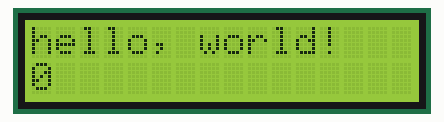
A sketch run on a simulated Arduino Mega 2560, built with avr-gcc and run on an emulated ATmega2560. On the bench: 16×2 character LCD.

Above: at 0.1 s.
At 4.1 s:
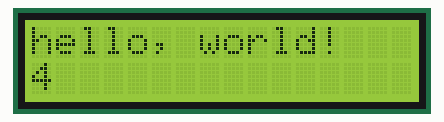
At 9.1 s:
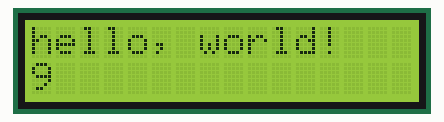
At 19.1 s:
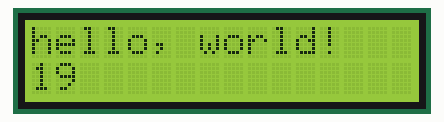
At 29.1 s:
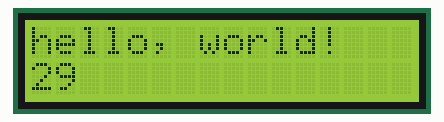
At 39.1 s:
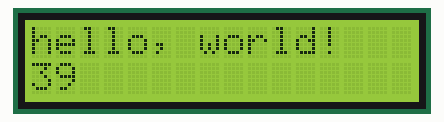

The sketch:

lcdright.ino
```cpp
#include <LiquidCrystal.h>

// initialize the library with the numbers of the interface pins
LiquidCrystal lcd(12, 23, 9, 8, 3, 2);

void setup() {
  // set up the LCD's number of columns and rows:
  lcd.begin(16, 2);
  // Print a message to the LCD.
  lcd.print("hello, world!");
}

void loop() {
  // set the cursor to column 0, line 1
  // (note: line 1 is the second row, since counting begins with 0):
  lcd.setCursor(0, 1);
  // print the number of seconds since reset:
  lcd.print(millis() / 1000);
}
```

Measured:
- what the display in image 1 shows lasts 1.0 s, from 4.0 s to 5.0 s
